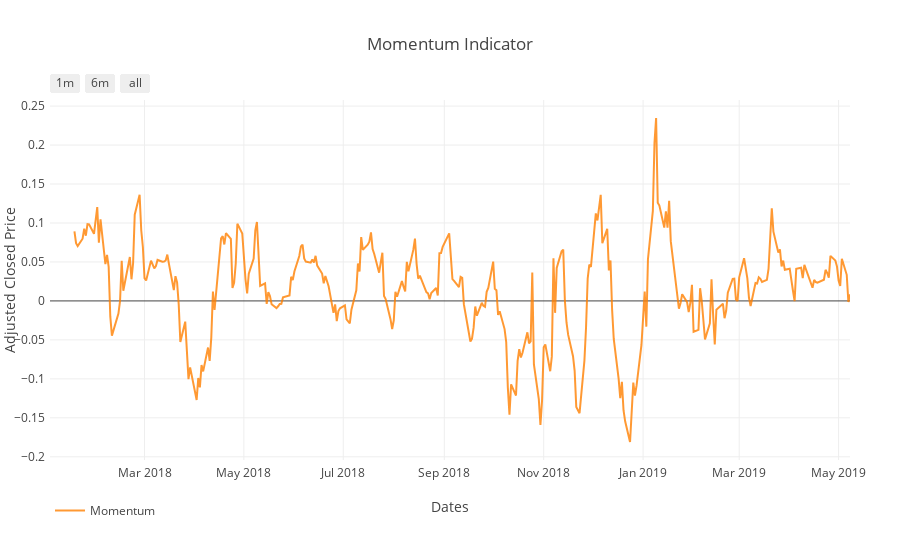

Notebook code for this chart:
### Markdown cell above
## Momentum

### Code cell
normed_df = portf_value.copy()

# Scalating adj_close Series
adj_close_normalized = normalize_data(portf_value)

# Compute Momentum
mom = get_momentum(adj_close_normalized['Adj Close'], window=10)
normed_df['Adj Close'] = adj_close_normalized
normed_df['Momentum'] = mom

plot_mom = plot_momentum(normed_df, symbol, output_type='nb')
iplot(plot_mom)

### Figure 1 — Plotly figure (JSON) as saved in the notebook; plotly's stock layout.template omitted (floating-point values rounded to 4 significant figures; data arrays with more than 128 entries replaced by an {"elided": "..."} marker saying what was removed)
{"data": [{"line": {"color": "#FF8000"}, "name": "Momentum", "opacity": 0.8, "type": "scatter", "uid": "8f49b653-9667-4e40-a38d-35515e3c1ab9", "x": {"elided": "339 str values"}, "y": {"elided": "339 float values"}}], "layout": {"autosize": true, "legend": {"orientation": "h"}, "margin": {"b": 100, "l": 50, "pad": 4, "r": 50, "t": 100}, "showlegend": true, "title": {"text": "Momentum Indicator"}, "xaxis": {"range": ["2018-01-02", "2019-05-08"], "rangeselector": {"buttons": [{"count": 1, "label": "1m", "step": "month", "stepmode": "backward"}, {"count": 6, "label": "6m", "step": "month", "stepmode": "backward"}, {"step": "all"}]}, "title": {"text": "Dates"}, "type": "date"}, "yaxis": {"autorange": true, "range": [-0.2041, 0.2578], "title": {"text": "Adjusted Closed Price"}, "type": "linear"}}}
